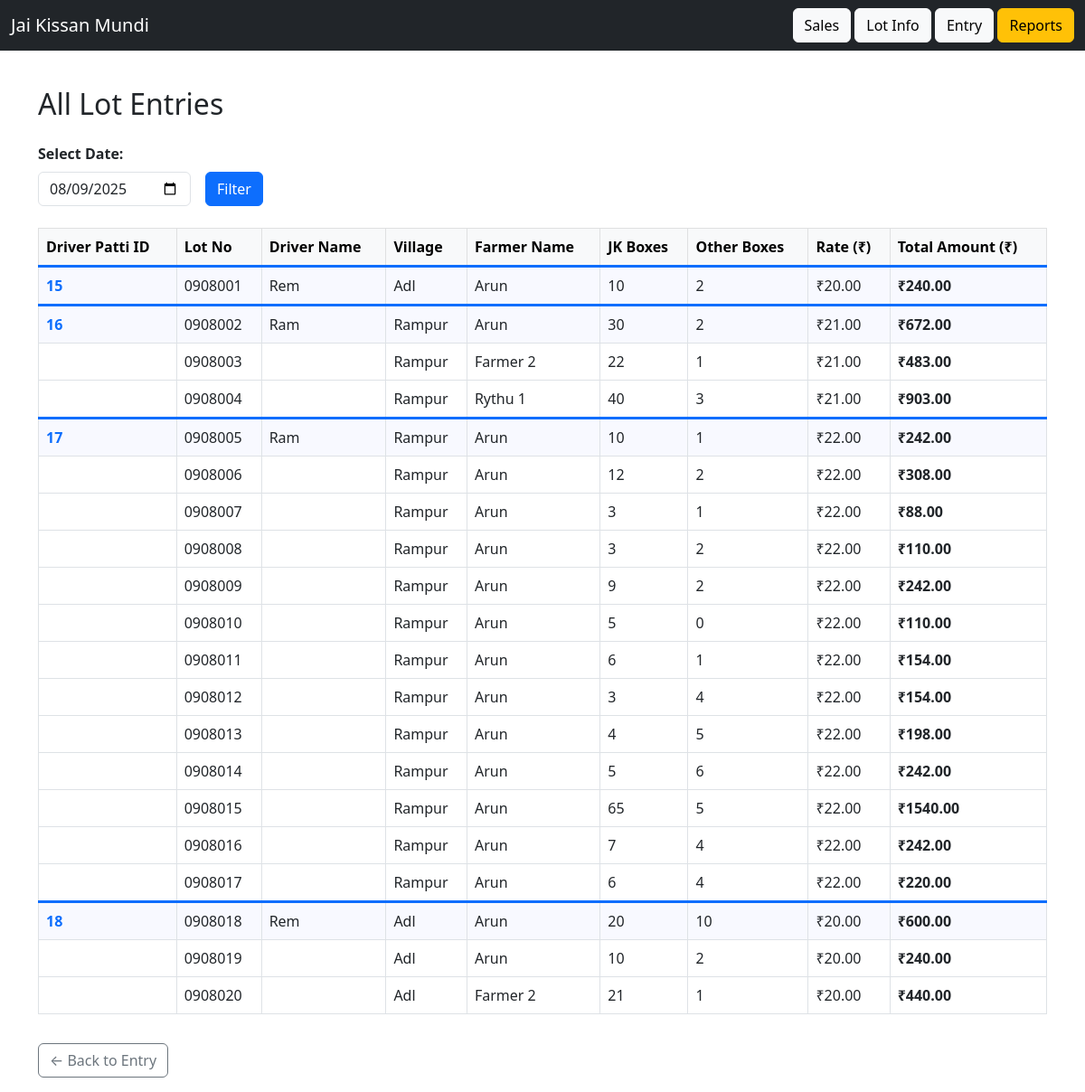
Screenshot of /lots?date=2025-08-09 with the database file from the repository.
### app/models.py (models this page shows)
class LotInfo(db.Model):
    id = db.Column(db.Integer, primary_key=True)
    driver_patti_id = db.Column(db.Integer, db.ForeignKey('driver_patti.id'))
    farmer_id = db.Column(db.Integer, db.ForeignKey('farmer.id'))
    lot_number = db.Column(db.String(50))
    jk_boxes = db.Column(db.Integer)
    other_boxes = db.Column(db.Integer)
    transport_rate = db.Column(db.Float)
    total_boxes = db.Column(db.Integer)
    transport_amount = db.Column(db.Float)
    date = db.Column(db.String(20))

class Driver(db.Model):
    id = db.Column(db.Integer, primary_key=True)
    name = db.Column(db.String(100), nullable=False)
    vehicle_number = db.Column(db.String(50))
    village = db.Column(db.String(100))
    default_rate = db.Column(db.Float)

class Farmer(db.Model):
    id = db.Column(db.Integer, primary_key=True)
    name = db.Column(db.String(100), nullable=False)

### app/routes.py (the view)
@main.route('/lots', methods=['GET'])
def show_lots():
    selected_date = request.args.get('date', date.today().isoformat())
    conn = get_db_connection()
    lots = conn.execute("""
        SELECT
            dp.id as driver_patti_id,
            l.lot_number,
            d.name AS driver_name,
            d.village AS village,
            f.name AS farmer_name,
            l.jk_boxes,
            l.other_boxes,
            dp.transport_rate,
            (l.jk_boxes + l.other_boxes) * dp.transport_rate AS total_amount
        FROM lot_info l
        JOIN driver_patti dp ON l.driver_patti_id = dp.id
        JOIN driver d ON dp.driver_id = d.id
        JOIN farmer f ON l.farmer_id = f.id
        WHERE dp.date = ?
        ORDER BY dp.id ASC, l.lot_number ASC
    """, (selected_date,)).fetchall()
    conn.close()
    return render_template('lots.html', lots=lots, selected_date=selected_date)

### app/routes.py (called while the page is built)
def get_db_connection():
    conn = sqlite3.connect(DB_PATH)
    conn.row_factory = sqlite3.Row  # Allows accessing columns by name
    return conn

### app/templates/lots.html (shortened to what this page needs)
{% extends 'base.html' %}
{% block content %}
<h2 class="mb-4">All Lot Entries</h2>
<form method="get" class="row g-3 align-items-end mb-4">
  <div class="col-auto">
    <label for="date" class="form-label">Select Date:</label>
    <input type="date" id="date" name="date" value="{{ selected_date }}" class="form-control" required>
  </div>
  <div class="col-auto">
    <button type="submit" class="btn btn-primary">Filter</button>
  </div>
</form>
<div class="table-responsive">
  <table class="table table-bordered table-hover align-middle">
    <thead class="table-light">
      <tr>
        <th scope="col">Driver Patti ID</th>
        <th scope="col">Lot No</th>
        <th scope="col">Driver Name</th>
        <th scope="col">Village</th>
        <th scope="col">Farmer Name</th>
        <th scope="col">JK Boxes</th>
        <th scope="col">Other Boxes</th>
        <th scope="col">Rate (₹)</th>
        <th scope="col">Total Amount (₹)</th>
      </tr>
    </thead>
<tbody>
  {% set ns = namespace(last=None) %}
  {% for row in lots %}
    {% set new_group = (row.driver_patti_id != ns.last) %}
    <tr class="{% if new_group %}patti-start{% endif %}">
      <td>
        {% if new_group %}
          <a href="{{ url_for('main.edit_patti', patti_id=row.driver_patti_id) }}">
            {{ row.driver_patti_id }}
          </a>
        {% endif %}
      </td>
      <td>{{ row.lot_number }}</td>
      <td>{% if new_group %}{{ row.driver_name }}{% endif %}</td>
      <td>{{ row.village }}</td>
      <td>{{ row.farmer_name }}</td>
      <td>{{ row.jk_boxes }}</td>
      <td>{{ row.other_boxes }}</td>
      <td>₹{{ "%.2f"|format(row.transport_rate) }}</td>
      <td><strong>₹{{ "%.2f"|format(row.total_amount) }}</strong></td>
    </tr>
    {% set ns.last = row.driver_patti_id %}
  {% else %}
    <tr>
      <td colspan="9" class="text-center text-muted">No lots found for selected date.</td>
    </tr>
  {% endfor %}
</tbody>
  </table>
</div>
<a href="{{ url_for('main.entry') }}" class="btn btn-outline-secondary mt-3">← Back to Entry</a>
{% endblock %}

### app/static/mobile.css (style rules this page uses)
:root { --space-1: .5rem; --space-2: .75rem; --space-3: 1rem; --radius: 12px; --brand: #0f766e; }
html, body { height: 100%; }
body { margin: 0; font-family: system-ui, -apple-system, Segoe UI, Roboto, Arial, sans-serif; font-size: 16px; line-height: 1.35; background: #fafafa; color: #111; }
label { display:block; margin-bottom: .35rem; font-weight: 600; }
input, select, textarea { width: 100%; padding: .8rem .9rem; border: 1px solid #e5e7eb; border-radius: 10px; background: #fff; font-size: 16px; }
.btn { display: inline-flex; align-items: center; justify-content: center; gap: .5rem; padding: .9rem 1rem; border: 0; border-radius: 999px; background: var(--brand); color: #fff; font-weight: 600; text-decoration: none; cursor: pointer; }
table { width: 100%; border-collapse: collapse; }
th, td { padding: .7rem; border-bottom: 1px dashed #ddd; text-align: left; }
.mt-3 { margin-top: var(--space-3); }

### app/templates/lots.html (style rules this page uses)
.patti-start td { border-top: 3px solid #0d6efd; background: #f8f9ff; }
.patti-start td:first-child a { font-weight: 600; text-decoration: none; }

### rows the page displays
LotInfo: driver_patti_id "15", lot_number "0908001", driver_name "Rem", village "Adl", farmer_name "Arun", jk_boxes "10", other_boxes "2", transport_rate "20.00", total_amount "240.00"
LotInfo: driver_patti_id "16", lot_number "0908002", driver_name "Ram", village "Rampur", farmer_name "Arun", jk_boxes "30", other_boxes "2", transport_rate "21.00", total_amount "672.00"
LotInfo: lot_number "0908003", village "Rampur", farmer_name "Farmer 2", jk_boxes "22", other_boxes "1", transport_rate "21.00", total_amount "483.00"
LotInfo: lot_number "0908004", village "Rampur", farmer_name "Rythu 1", jk_boxes "40", other_boxes "3", transport_rate "21.00", total_amount "903.00"
LotInfo: driver_patti_id "17", lot_number "0908005", driver_name "Ram", village "Rampur", farmer_name "Arun", jk_boxes "10", other_boxes "1", transport_rate "22.00", total_amount "242.00"
LotInfo: lot_number "0908006", village "Rampur", farmer_name "Arun", jk_boxes "12", other_boxes "2", transport_rate "22.00", total_amount "308.00"
LotInfo: lot_number "0908007", village "Rampur", farmer_name "Arun", jk_boxes "3", other_boxes "1", transport_rate "22.00", total_amount "88.00"
LotInfo: lot_number "0908008", village "Rampur", farmer_name "Arun", jk_boxes "3", other_boxes "2", transport_rate "22.00", total_amount "110.00"
LotInfo: lot_number "0908009", village "Rampur", farmer_name "Arun", jk_boxes "9", other_boxes "2", transport_rate "22.00", total_amount "242.00"
LotInfo: lot_number "0908010", village "Rampur", farmer_name "Arun", jk_boxes "5", other_boxes "0", transport_rate "22.00", total_amount "110.00"
LotInfo: lot_number "0908011", village "Rampur", farmer_name "Arun", jk_boxes "6", other_boxes "1", transport_rate "22.00", total_amount "154.00"
LotInfo: lot_number "0908012", village "Rampur", farmer_name "Arun", jk_boxes "3", other_boxes "4", transport_rate "22.00", total_amount "154.00"
LotInfo: lot_number "0908013", village "Rampur", farmer_name "Arun", jk_boxes "4", other_boxes "5", transport_rate "22.00", total_amount "198.00"
LotInfo: lot_number "0908014", village "Rampur", farmer_name "Arun", jk_boxes "5", other_boxes "6", transport_rate "22.00", total_amount "242.00"
LotInfo: lot_number "0908015", village "Rampur", farmer_name "Arun", jk_boxes "65", other_boxes "5", transport_rate "22.00", total_amount "1540.00"
LotInfo: lot_number "0908016", village "Rampur", farmer_name "Arun", jk_boxes "7", other_boxes "4", transport_rate "22.00", total_amount "242.00"
LotInfo: lot_number "0908017", village "Rampur", farmer_name "Arun", jk_boxes "6", other_boxes "4", transport_rate "22.00", total_amount "220.00"
LotInfo: driver_patti_id "18", lot_number "0908018", driver_name "Rem", village "Adl", farmer_name "Arun", jk_boxes "20", other_boxes "10", transport_rate "20.00", total_amount "600.00"
LotInfo: lot_number "0908019", village "Adl", farmer_name "Arun", jk_boxes "10", other_boxes "2", transport_rate "20.00", total_amount "240.00"
LotInfo: lot_number "0908020", village "Adl", farmer_name "Farmer 2", jk_boxes "21", other_boxes "1", transport_rate "20.00", total_amount "440.00"
